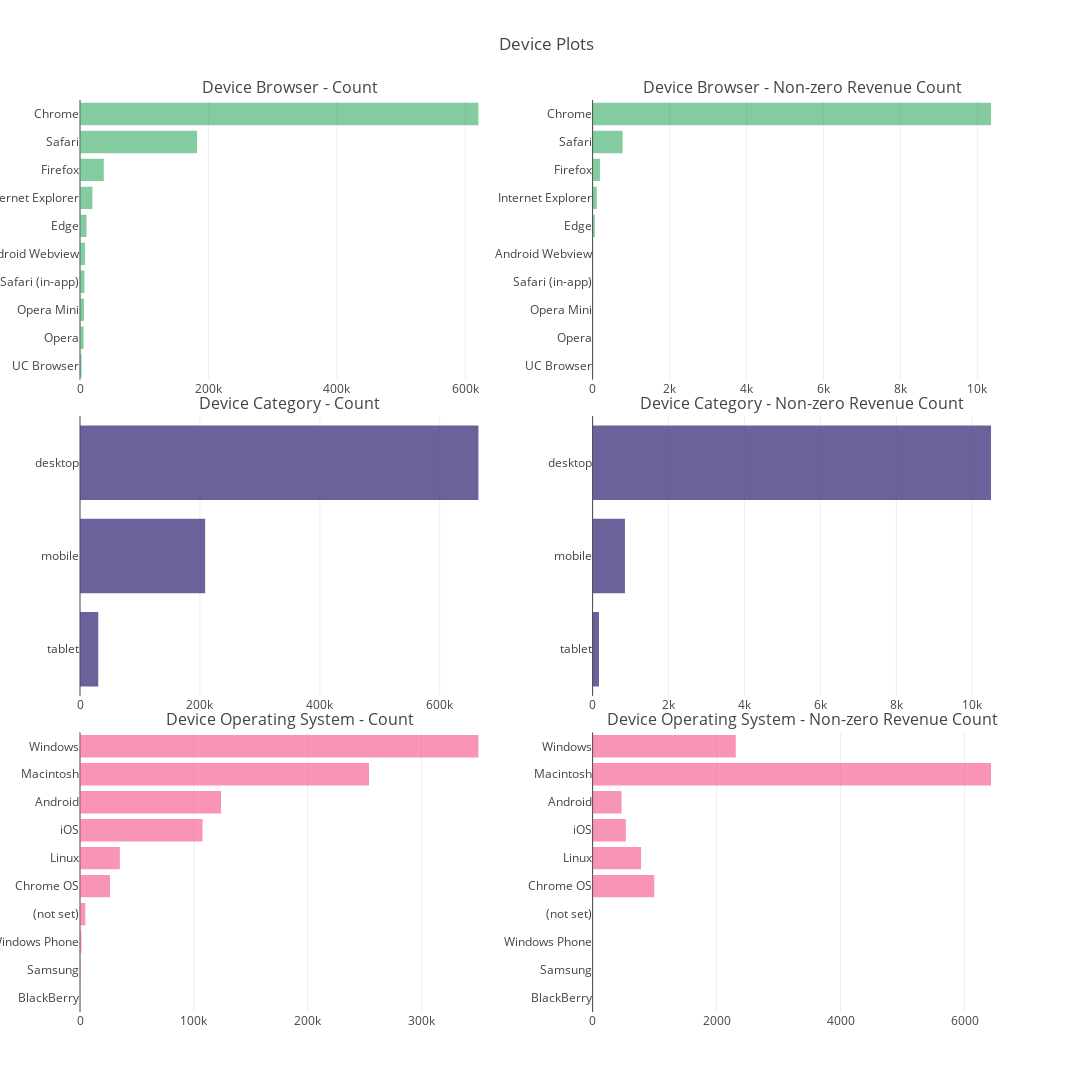

The code cell stored with this chart in its notebook:
### Code cell
def horizontal_bar_chart(temp, color):
    trace = go.Bar(
        y=temp.index[::-1],
        x=temp.values[::-1],
        showlegend=False,
        orientation = 'h',
        marker=dict(
            color=color,
        ),
    )
    return trace

# Device Browser
temp = train.groupby('device.browser')['totals.transactionRevenue'].agg(['size', 'count'])
temp.columns = ["count", "count of non-zero revenue"]
temp = temp.sort_values(by="count", ascending=False)
trace1 = horizontal_bar_chart(temp["count"].head(10), 'rgba(50, 171, 96, 0.6)')
trace2 = horizontal_bar_chart(temp["count of non-zero revenue"].head(10), 'rgba(50, 171, 96, 0.6)')

# Device Category
temp = train.groupby('device.deviceCategory')['totals.transactionRevenue'].agg(['size', 'count'])
temp.columns = ["count", "count of non-zero revenue"]
temp = temp.sort_values(by="count", ascending=False)
trace3 = horizontal_bar_chart(temp["count"].head(10), 'rgba(71, 58, 131, 0.8)')
trace4 = horizontal_bar_chart(temp["count of non-zero revenue"].head(10), 'rgba(71, 58, 131, 0.8)')

# Operating system
temp = train.groupby('device.operatingSystem')['totals.transactionRevenue'].agg(['size', 'count'])
temp.columns = ["count", "count of non-zero revenue"]
temp = temp.sort_values(by="count", ascending=False)
trace5 = horizontal_bar_chart(temp["count"].head(10), 'rgba(246, 78, 139, 0.6)')
trace6 = horizontal_bar_chart(temp["count of non-zero revenue"].head(10),'rgba(246, 78, 139, 0.6)')

# Creating two subplots
fig = tools.make_subplots(rows=3, cols=2, vertical_spacing=0.04, 
                          subplot_titles=["Device Browser - Count", "Device Browser - Non-zero Revenue Count",
                                          "Device Category - Count",  "Device Category - Non-zero Revenue Count",
                                          "Device Operating System - Count", "Device Operating System - Non-zero Revenue Count"])

fig.append_trace(trace1, 1, 1)
fig.append_trace(trace2, 1, 2)
fig.append_trace(trace3, 2, 1)
fig.append_trace(trace4, 2, 2)
fig.append_trace(trace5, 3, 1)
fig.append_trace(trace6, 3, 2)

fig['layout'].update(height=1200, width=1500, 
                     #paper_bgcolor='rgb(233,233,233)', 
                     title="Device Plots")
py.iplot(fig, filename='device-plots')

### Figure 1 — Plotly figure (JSON) as saved in the notebook; plotly's stock layout.template omitted (floating-point values rounded to 4 significant figures)
{"data": [{"type": "bar", "y": ["UC Browser", "Opera", "Opera Mini", "Safari (in-app)", "Android Webview", "Edge", "Internet Explorer", "Firefox", "Safari", "Chrome"], "x": [2427, 5643, 6139, 6850, 7865, 10205, 19375, 37069, 182245, 620364], "showlegend": false, "orientation": "h", "marker": {"color": "rgba(50, 171, 96, 0.6)"}, "xaxis": "x1", "yaxis": "y1"}, {"type": "bar", "y": ["UC Browser", "Opera", "Opera Mini", "Safari (in-app)", "Android Webview", "Edge", "Internet Explorer", "Firefox", "Safari", "Chrome"], "x": [0, 5, 0, 12, 6, 58, 109, 191, 780, 10353], "showlegend": false, "orientation": "h", "marker": {"color": "rgba(50, 171, 96, 0.6)"}, "xaxis": "x2", "yaxis": "y2"}, {"type": "bar", "y": ["tablet", "mobile", "desktop"], "x": [30449, 208725, 664479], "showlegend": false, "orientation": "h", "marker": {"color": "rgba(71, 58, 131, 0.8)"}, "xaxis": "x3", "yaxis": "y3"}, {"type": "bar", "y": ["tablet", "mobile", "desktop"], "x": [168, 852, 10495], "showlegend": false, "orientation": "h", "marker": {"color": "rgba(71, 58, 131, 0.8)"}, "xaxis": "x4", "yaxis": "y4"}, {"type": "bar", "y": ["BlackBerry", "Samsung", "Windows Phone", "(not set)", "Chrome OS", "Linux", "iOS", "Android", "Macintosh", "Windows"], "x": [218, 280, 1216, 4695, 26337, 35034, 107665, 123892, 253938, 350072], "showlegend": false, "orientation": "h", "marker": {"color": "rgba(246, 78, 139, 0.6)"}, "xaxis": "x5", "yaxis": "y5"}, {"type": "bar", "y": ["BlackBerry", "Samsung", "Windows Phone", "(not set)", "Chrome OS", "Linux", "iOS", "Android", "Macintosh", "Windows"], "x": [0, 0, 1, 0, 994, 782, 536, 467, 6426, 2309], "showlegend": false, "orientation": "h", "marker": {"color": "rgba(246, 78, 139, 0.6)"}, "xaxis": "x6", "yaxis": "y6"}], "layout": {"xaxis1": {"domain": [0, 0.45], "anchor": "y1"}, "yaxis1": {"domain": [0.6933, 1], "anchor": "x1"}, "xaxis2": {"domain": [0.55, 1], "anchor": "y2"}, "yaxis2": {"domain": [0.6933, 1], "anchor": "x2"}, "xaxis3": {"domain": [0, 0.45], "anchor": "y3"}, "yaxis3": {"domain": [0.3467, 0.6533], "anchor": "x3"}, "xaxis4": {"domain": [0.55, 1], "anchor": "y4"}, "yaxis4": {"domain": [0.3467, 0.6533], "anchor": "x4"}, "xaxis5": {"domain": [0, 0.45], "anchor": "y5"}, "yaxis5": {"domain": [0, 0.3067], "anchor": "x5"}, "xaxis6": {"domain": [0.55, 1], "anchor": "y6"}, "yaxis6": {"domain": [0, 0.3067], "anchor": "x6"}, "annotations": [{"y": 1, "xref": "paper", "x": 0.225, "yref": "paper", "text": "Device Browser - Count", "showarrow": false, "font": {"size": 16}, "xanchor": "center", "yanchor": "bottom"}, {"y": 1, "xref": "paper", "x": 0.775, "yref": "paper", "text": "Device Browser - Non-zero Revenue Count", "showarrow": false, "font": {"size": 16}, "xanchor": "center", "yanchor": "bottom"}, {"y": 0.6533, "xref": "paper", "x": 0.225, "yref": "paper", "text": "Device Category - Count", "showarrow": false, "font": {"size": 16}, "xanchor": "center", "yanchor": "bottom"}, {"y": 0.6533, "xref": "paper", "x": 0.775, "yref": "paper", "text": "Device Category - Non-zero Revenue Count", "showarrow": false, "font": {"size": 16}, "xanchor": "center", "yanchor": "bottom"}, {"y": 0.3067, "xref": "paper", "x": 0.225, "yref": "paper", "text": "Device Operating System - Count", "showarrow": false, "font": {"size": 16}, "xanchor": "center", "yanchor": "bottom"}, {"y": 0.3067, "xref": "paper", "x": 0.775, "yref": "paper", "text": "Device Operating System - Non-zero Revenue Count", "showarrow": false, "font": {"size": 16}, "xanchor": "center", "yanchor": "bottom"}], "height": 1200, "width": 1500, "title": "Device Plots"}}
